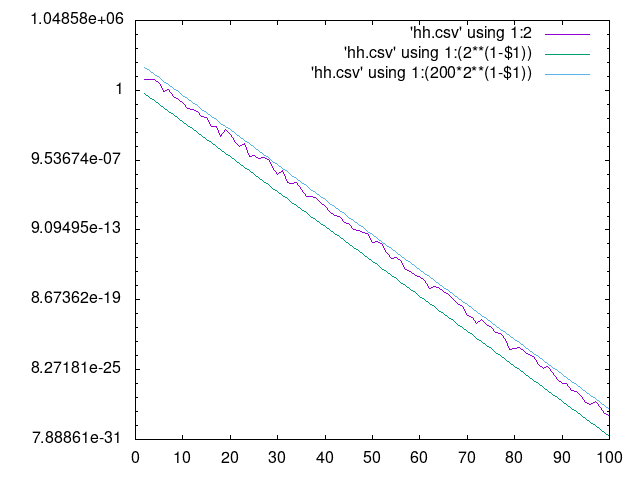

Reproduce this figure in gnuplot.
set logscale y 2
set format y '%g'
set terminal png
set output 'hh.png'

plot 	'hh.csv' using 1:2 with lines, \
	'hh.csv' using 1:(2**(1-$1)) with lines, \
	'hh.csv' using 1:(200*2**(1-$1)) with lines
